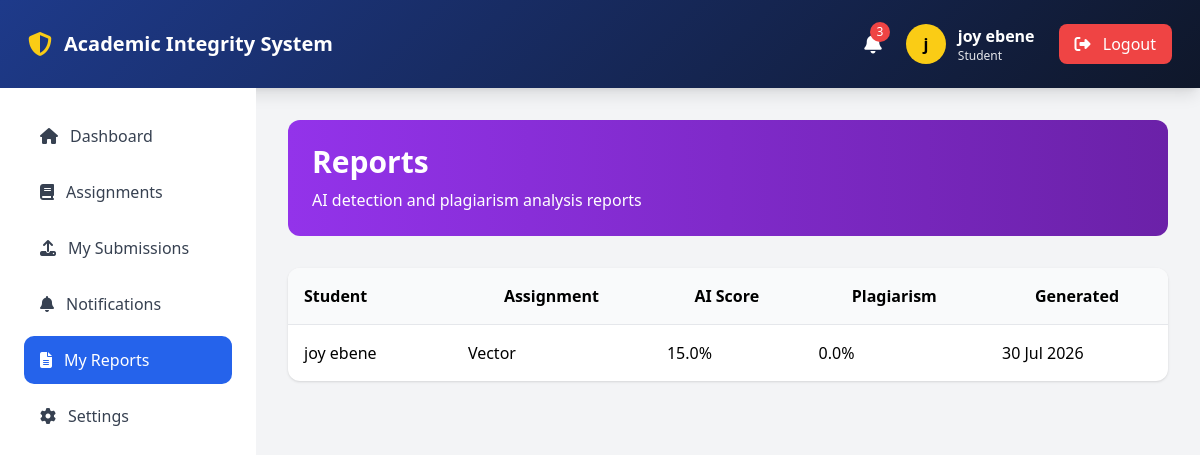
/reports/ (signed in), run on the app's committed database.
### app/models.py (models this page shows, shortened)
class User(UserMixin, db.Model):
    __tablename__ = 'users'
    id = db.Column(db.Integer, primary_key=True)
    username = db.Column(db.String(50), unique=True, nullable=False)
    email = db.Column(db.String(100), unique=True, nullable=False)
    password_hash = db.Column(db.String(255), nullable=False)
    first_name = db.Column(db.String(50), nullable=False)
    last_name = db.Column(db.String(50), nullable=False)
    role = db.Column(db.String(20), default='student')
    department = db.Column(db.String(100))
    faculty = db.Column(db.String(100))
    created_at = db.Column(db.DateTime, default=datetime.utcnow)
    updated_at = db.Column(db.DateTime, default=datetime.utcnow, onupdate=datetime.utcnow)
    last_login = db.Column(db.DateTime)
    is_active = db.Column(db.Boolean, default=True)
    student_profile = db.relationship('Student', backref='user', uselist=False, cascade='all, delete-orphan')
    lecturer_profile = db.relationship('Lecturer', backref='user', uselist=False, cascade='all, delete-orphan')
    @property
    def full_name(self):
        return f"{self.first_name} {self.last_name}"

class Report(db.Model):
    __tablename__ = 'reports'
    id = db.Column(
        db.Integer,
        primary_key=True
    )
    submission_id = db.Column(
        db.Integer,
        db.ForeignKey('submissions.id'),
        nullable=False
    )
    generated_by = db.Column(
        db.Integer,
        db.ForeignKey('users.id'),
        nullable=False
    )
    report_type = db.Column(
        db.String(100),
        default="AI Analysis Report"
    )
    plagiarism_score = db.Column(
        db.Float
    )
    ai_score = db.Column(
        db.Float
    )
    report_path = db.Column(
        db.String(500)
    )
    created_at = db.Column(
        db.DateTime,
        default=datetime.utcnow
    )
    submission = db.relationship(
        'Submission',
        backref='reports'
    )
    creator = db.relationship(
        'User',
        backref='generated_reports'
    )

class Assignment(db.Model):
    __tablename__ = 'assignments'
    id = db.Column(db.Integer, primary_key=True)
    title = db.Column(db.String(200), nullable=False)
    description = db.Column(db.Text)
    due_date = db.Column(db.DateTime)
    is_active = db.Column(db.Boolean, default=True)
    course_id = db.Column(
        db.Integer,
        db.ForeignKey('courses.id'),
        nullable=False
    )
    created_at = db.Column(
        db.DateTime,
        default=datetime.utcnow
    )
    submissions = db.relationship(
        'Submission',
        backref='assignment',
        lazy=True,
        cascade='all, delete-orphan'
    )

### app/reports/routes.py (the view, shortened to what this page needs)
@reports_bp.route("/")
@login_required
def index():
    if current_user.role == "admin":
        reports = Report.query.order_by(
            Report.created_at.desc()
        ).all()
    else:
        student = current_user.student_profile
        reports = Report.query.join(
            Report.submission
        ).filter(
            Submission.student_id == student.id
        ).order_by(
            Report.created_at.desc()
        ).all()
    return render_template(
        "reports/index.html",
        reports=reports
    )

### app/__init__.py (called while the page is built)
@login_manager.user_loader
def load_user(user_id):
    from app.models import User
    return User.query.get(int(user_id))

### app/templates/reports/index.html (shortened to what this page needs)
{% extends "base.html" %}
{% block content %}
<div class="max-w-7xl mx-auto">
    <div class="bg-gradient-to-r from-purple-600 to-purple-800 text-white p-6 rounded-xl mb-8">
        <h1 class="text-3xl font-bold">
            Reports
        </h1>
        <p class="mt-2">
            AI detection and plagiarism analysis reports
        </p>
    </div>
    <div class="bg-white rounded-xl shadow overflow-hidden">
        <table class="w-full">
            <thead class="bg-gray-50">
                <tr>
                    <th class="p-4 text-left">
                        Student
                    </th>
                    <th class="p-4">
                        Assignment
                    </th>
                    <th class="p-4">
                        AI Score
                    </th>
                    <th class="p-4">
                        Plagiarism
                    </th>
                    <th class="p-4">
                        Generated
                    </th>
                </tr>
            </thead>
            <tbody>
                {% for report in reports %}
                <tr class="border-t">
                    <td class="p-4">
                        {{ report.submission.student.user.full_name }}
                    </td>
                    <td class="p-4">
                        {{ report.submission.assignment.title }}
                    </td>
                    <td class="p-4">
                        {{ report.ai_score }}%
                    </td>
                    <td class="p-4">
                        {{ report.plagiarism_score }}%
                    </td>
                    <td class="p-4">
                        {{ report.created_at.strftime('%d %b %Y') }}
                    </td>
                </tr>
                {% endfor %}
            </tbody>
        </table>
    </div>
</div>
{% endblock %}

### app/templates/includes/navbar.html (shortened to what this page needs)
<nav class="gradient-bg shadow-lg p-2 md:p-3">
    <div class="px-4 h-16 flex justify-between items-center">
        <div class="flex items-center gap-3">
            <i class="fas fa-shield-alt text-yellow-400 text-2xl"></i>
            <span class="text-white text-xl font-bold">
                Academic Integrity System
            </span>
        </div>
        {% if current_user.is_authenticated %}
        <div class="flex items-center gap-6">
            <a href="{{ url_for('notifications.index') }}"
               class="relative text-white hover:text-yellow-400">
                <i class="fas fa-bell text-xl"></i>
                {% if current_user.notifications %}
                <span class="absolute -top-2 -right-2
                bg-red-500 text-white text-xs
                rounded-full h-5 w-5
                flex items-center justify-center">
                    {{ current_user.notifications|length }}
                </span>
                {% endif %}
            </a>
            <div class="flex items-center gap-3">
                <div class="h-10 w-10 rounded-full
                bg-yellow-400 text-black
                flex items-center justify-center
                font-bold">
                    {{ current_user.first_name[0] }}
                </div>
                <div class="text-white">
                    <p class="font-semibold">
                        {{ current_user.full_name }}
                    </p>
                    <p class="text-xs text-gray-200">
                        {{ current_user.role|title }}
                    </p>
                </div>
            </div>
            <a href="{{ url_for('auth.logout') }}"
               class="bg-red-500 hover:bg-red-600
               px-4 py-2 rounded-lg text-white">
                <i class="fas fa-sign-out-alt mr-2"></i>
                Logout
            </a>
        </div>
        {% endif %}
    </div>
</nav>

### app/templates/base.html (style rules this page uses)
.gradient-bg { background: linear-gradient(135deg, #1e3a8a, #0f172a); }

### data on the page
User: first_name "j", full_name "joy ebene", role "Student"
Report: submission.student.user.full_name "joy ebene", submission.assignment "Vector", ai_score "15.0", plagiarism_score "0.0", created_at "30 Jul 2026"

### other printed values
{{ current_user.notifications|length }} "3"
